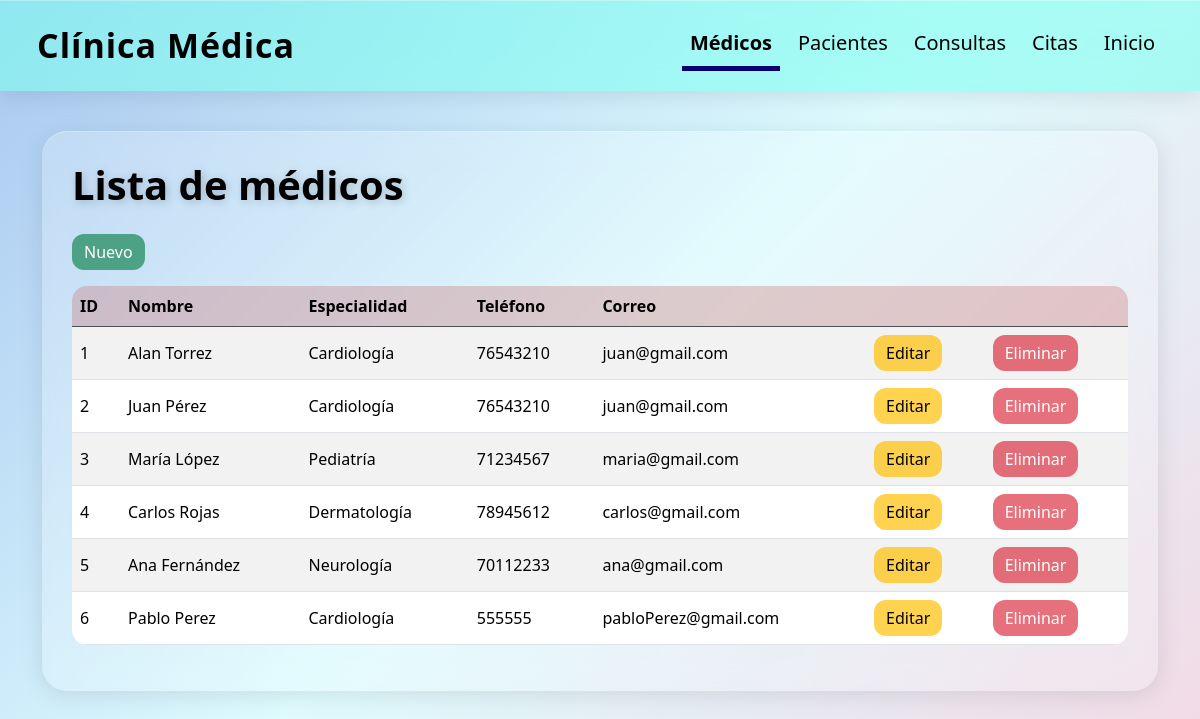
The page /medicos/ on the database its author committed.
### models/medico_model.py (models this page shows, shortened)
class Medico(db.Model):
    __tablename__ = "medicos"
    id = db.Column(db.Integer, primary_key=True)
    nombre = db.Column(db.String(100), nullable=False)
    especialidad = db.Column(db.String(100), nullable=False)
    telefono = db.Column(db.String(20), nullable=False)
    correo = db.Column(db.String(100), nullable=False)
    consultas = db.relationship("Consulta", back_populates="medico")
    @staticmethod
    def get_all():
        return Medico.query.all()

### controllers/medico_controller.py (the view)
@medico_bp.route("/")
def index():
    medicos = Medico.get_all()
    return medico_view.list(medicos)

### run.py (called while the page is built)
@app.context_processor
def inject_active_path():
    def is_active(path):
        return "active" if request.path == path else ""
    return dict(is_active=is_active)

### views/medico_view.py (called while the page is built)
def list(medicos):
    return render_template("medicos/index.html", medicos=medicos)

### templates/medicos/index.html (shortened to what this page needs)
{% extends "base.html" %}
{% block content %}
<h1>Lista de médicos</h1>
<a href="{{ url_for('medico.create') }}" class="btn btn-success mb-3">
    Nuevo
</a>
<table class="table table-striped">
    <thead class="table-dark">
        <tr>
            <th>ID</th>
            <th>Nombre</th>
            <th>Especialidad</th>
            <th>Teléfono</th>
            <th>Correo</th>
            <th></th>
            <th></th>
        </tr>
    </thead>
    <tbody>
        {% for item in medicos %}
        <tr>
            <td>{{ item.id }}</td>
            <td>{{ item.nombre }}</td>
            <td>{{ item.especialidad }}</td>
            <td>{{ item.telefono }}</td>
            <td>{{ item.correo }}</td>
            <td>
                <a href="{{ url_for('medico.edit', id=item.id) }}" class="btn btn-warning">
                    Editar
                </a>
            </td>
            <td>
                <a href="{{ url_for('medico.delete', id=item.id) }}"
                    onclick="return confirm('¿Estás seguro de que deseas eliminar este médico?');"
                    class="btn btn-danger">
                    Eliminar
                </a>
            </td>
        </tr>
        {% endfor %}
    </tbody>
</table>
{% endblock %}

### templates/base.html (shortened to what this page needs)
<!doctype html>
<html lang="en">
<head>
    <link href="https://cdn.jsdelivr.net/npm/bootstrap@5.3.8/dist/css/bootstrap.min.css" rel="stylesheet">
</head>
<body>
    <nav class="navbar navbar-expand-lg navbar-dark">
        <div class="container-fluid">
            <a class="navbar-brand" href="{{ url_for('home') }}">
                Clínica Médica
            </a>
            <div class="collapse navbar-collapse" id="navbarNav">
                <ul class="navbar-nav ms-auto">
                    <li class="nav-item">
                        <a class="nav-link {{is_active('/medicos/')}}" href="/medicos/">
                            Médicos
                        </a>
                    </li>
                    <li class="nav-item">
                        <a class="nav-link {{is_active('/pacientes/')}}" href="/pacientes/">
                            Pacientes
                        </a>
                    </li>
                    <li class="nav-item">
                        <a class="nav-link {{is_active('/consultas/')}}" href="/consultas/">
                            Consultas
                        </a>
                    </li>
                    <li class="nav-item">
                        <a class="nav-link {{is_active('/citas/')}}" href="/citas/">
                            Citas
                        </a>
                    </li>
                    <li class="nav-item">
                        <a class="nav-link" href="{{ url_for('home') }}">
                            Inicio
                        </a>
                    </li>
                </ul>
            </div>
        </div>
    </nav>
    <div class="container main-container">
        <div class="glass-card">
            {% block content %}
            {% endblock %}
        </div>
    </div>
</body>
</html>

### templates/base.html (style rules this page uses)
* { margin: 0; padding: 0; box-sizing: border-box; }
body { background: linear-gradient(135deg, #a8c8f0 0%, #defbfe 50%, #f3d8e4 100%); min-height: 100vh; font-family: 'Segoe UI', sans-serif; }
.navbar { background: rgba(127, 255, 240, 0.573) !important; backdrop-filter: blur(15px); -webkit-backdrop-filter: blur(15px); box-shadow: 0 4px 24px rgba(0, 0, 0, 0.10), inset 0 1px 0 rgba(255, 255, 255, 0.3); padding: 15px 25px; }
.navbar-brand { color: rgb(0, 0, 0) !important; font-size: 34px; font-weight: bold; letter-spacing: 1px; }
.nav-link { color: rgb(0, 0, 0) !important; font-size: 20px; margin-left: 10px; transition: 0.2s ease; }
.active { font-weight: bold; border-bottom: 5px solid #060072; }
.main-container { padding-top: 40px; padding-bottom: 40px; }
.glass-card { background: rgba(255, 255, 255, 0.20); backdrop-filter: blur(15px); -webkit-backdrop-filter: blur(15px); border-radius: 25px; padding: 30px; box-shadow: 0 4px 24px rgba(0, 0, 0, 0.10), inset 0 1px 0 rgba(255, 255, 255, 0.25); }
h1 { color: rgb(0, 0, 0); font-weight: bold; margin-bottom: 25px; text-shadow: 2px 2px 10px rgba(0, 0, 0, 0.2); }
table { background: rgba(255, 255, 255, 0.15); border-radius: 15px; overflow: hidden; }
th { background: rgba(185, 60, 60, 0.25) !important; color: rgb(0, 0, 0) !important; }
td { color: rgb(0, 0, 0) !important; vertical-align: middle; }
::placeholder { color: rgba(0, 0, 0, 0.7) !important; }
.btn { border-radius: 12px; transition: 0.2s ease; }
.btn-success { background: rgba(25, 135, 84, 0.7); border: none; }
.btn-warning { background: rgba(255, 193, 7, 0.7); border: none; color: rgb(0, 0, 0); }
.btn-danger { background: rgba(220, 53, 69, 0.7); border: none; }

### rows shown on the page
Medico: id "1", nombre "Alan Torrez", especialidad "Cardiología", telefono "76543210", correo "juan@gmail.com"
Medico: id "2", nombre "Juan Pérez", especialidad "Cardiología", telefono "76543210", correo "juan@gmail.com"
Medico: id "3", nombre "María López", especialidad "Pediatría", telefono "71234567", correo "maria@gmail.com"
Medico: id "4", nombre "Carlos Rojas", especialidad "Dermatología", telefono "78945612", correo "carlos@gmail.com"
Medico: id "5", nombre "Ana Fernández", especialidad "Neurología", telefono "70112233", correo "ana@gmail.com"
Medico: id "6", nombre "Pablo Perez", especialidad "Cardiología", telefono "555555", correo "pabloPerez@gmail.com"
